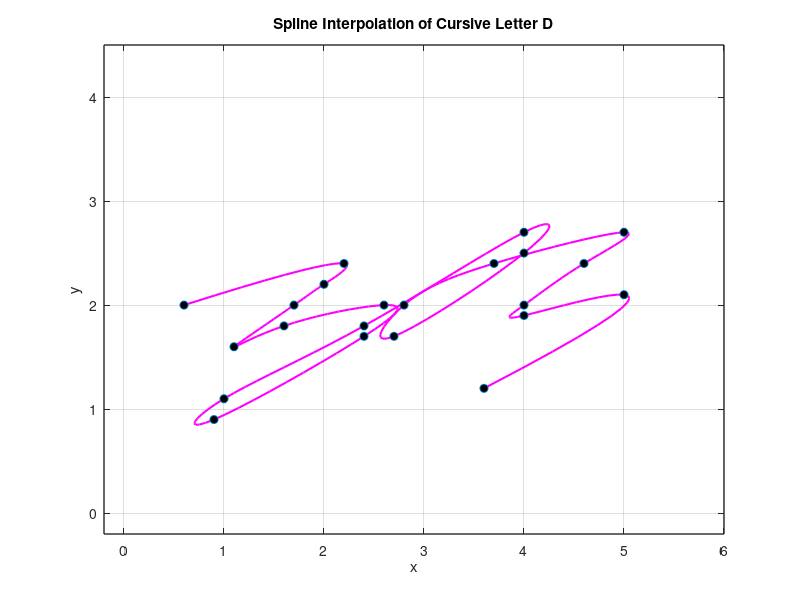

This chart was generated by the following MATLAB code:
% Define data points for x and y coordinates
x = [0.6 2.2 2.0 1.7 1.1 1.6 2.6 2.4 0.9 1.0 2.4 4.0 4.0 2.7 2.8 3.7 ...
    5.0 4.6 4.0 4.0 5.0 3.6];

y = [2.0 2.4 2.2 2.0 1.6 1.8 2.0 1.7 0.9 1.1 1.8 2.7 2.5 1.7 2.0 2.4 ...
    2.7 2.4 2.0 1.9 2.1 1.2];

n = length(x);
t = 0:n-1; % Parametric coordinate t
tt = 0:0.1:n-1; % More dense coordinate tt for spline interpolation

 % Compute spline interpolation
 xx = spline(t, x, tt);
 yy = spline(t, y, tt);

 % Plot settings
 figure(1)
 plot(xx, yy, 'm', 'LineWidth', 1.5) % plot spline
 hold on
 plot(x, y, 'o', 'MarkerFaceColor', 'k') % plot data points
 axis([-0.2 6 -0.2 4.5])
 grid on
 title('Spline Interpolation of Cursive Letter D')
 xlabel('x')
 ylabel('y')
 set(gca, 'FontSize', 10, 'LineWidth', 1)
 grid on
